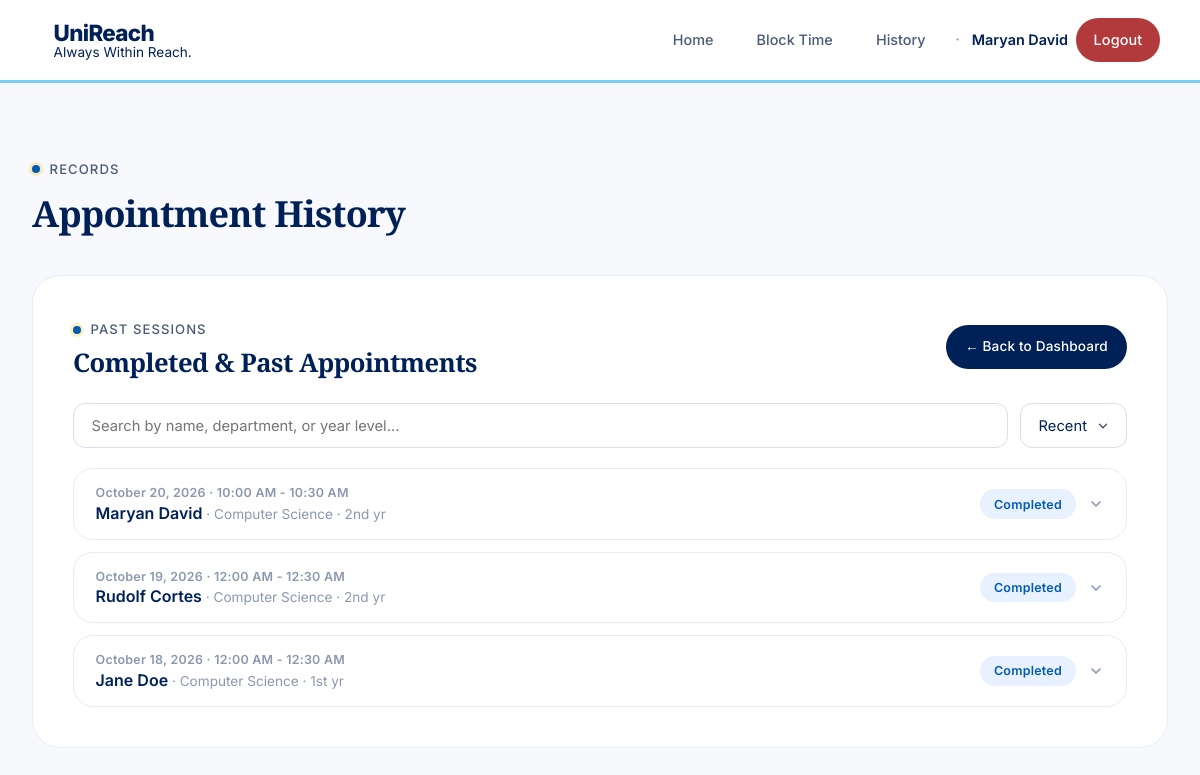
Before: /counselor/history (signed in) with the older database file.
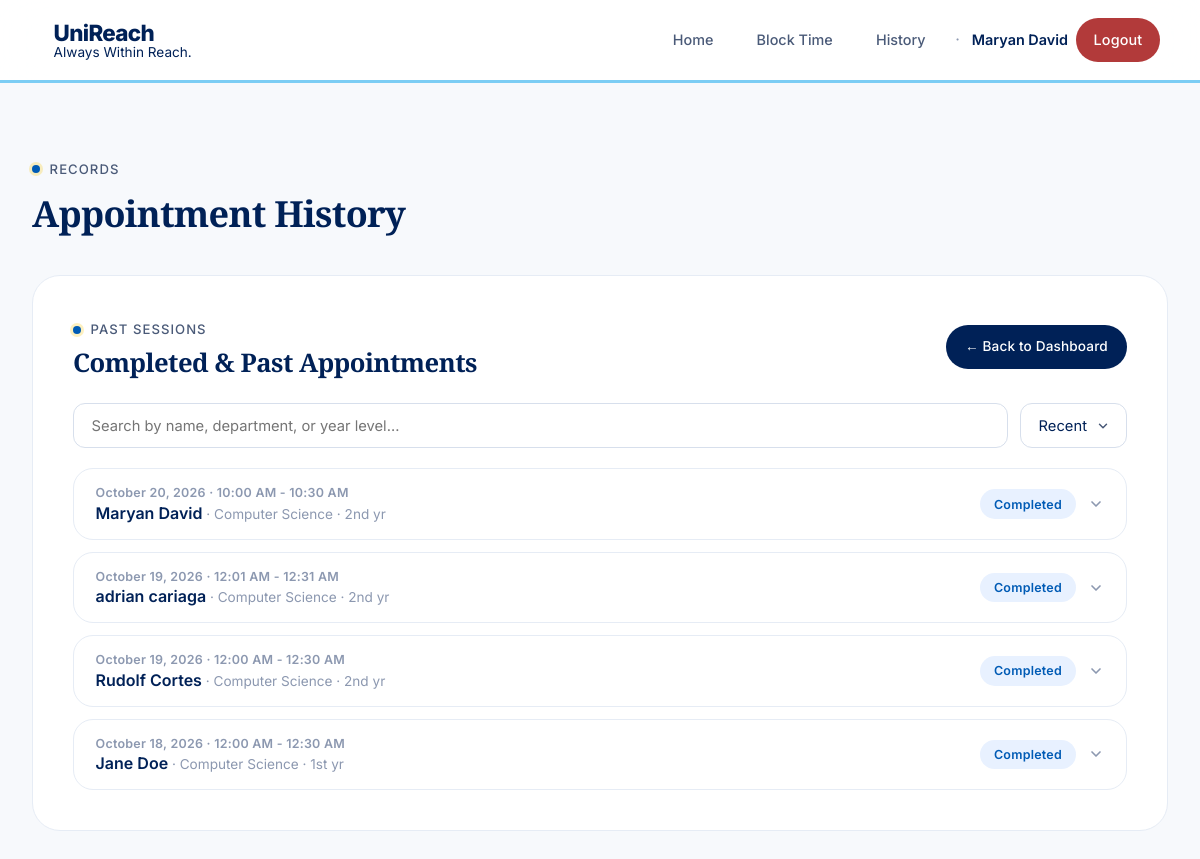
After: the same page with the newer database file.
### app.py (models this page shows, shortened)
class User(UserMixin, db.Model):
    id = db.Column(db.Integer, primary_key=True)
    username = db.Column(db.String(80), unique=True, nullable=False)
    email = db.Column(db.String(120), unique=True, nullable=False)
    password_hash = db.Column(db.String(256), nullable=False)
    role = db.Column(db.String(20), nullable=False)
    is_admin = db.Column(db.Boolean, default=False, nullable=False)
    full_name = db.Column(db.String(120), nullable=False)
    specialty = db.Column(db.String(120))
    student_id = db.Column(db.String(50))
    phone = db.Column(db.String(20))
    reset_token = db.Column(db.String(256))
    reset_token_expiry = db.Column(db.DateTime)
    @property
    def is_counselor(self):
        return self.role == 'counselor'

class Appointment(db.Model):
    id = db.Column(db.Integer, primary_key=True)
    counselor_id = db.Column(db.Integer, db.ForeignKey('user.id'), nullable=False)
    student_id = db.Column(db.Integer, db.ForeignKey('user.id'), nullable=True)
    date = db.Column(db.Date, nullable=False)
    start_time = db.Column(db.Time, nullable=False)
    end_time = db.Column(db.Time, nullable=False)
    purpose = db.Column(db.Text, nullable=False)
    status = db.Column(db.String(20), default='pending')
    notes = db.Column(db.Text)
    created_at = db.Column(db.DateTime, default=datetime.utcnow)
    first_name = db.Column(db.String(80))
    middle_name = db.Column(db.String(80))
    last_name = db.Column(db.String(80))
    birthday = db.Column(db.Date)
    section = db.Column(db.String(50))
    year_level = db.Column(db.String(50))
    department = db.Column(db.String(100))
    mood_rating = db.Column(db.String(20))
    mood_description = db.Column(db.String(200))
    contact_email = db.Column(db.String(120))
    contact_phone = db.Column(db.String(20))
    guest_student_id = db.Column(db.String(50))
    referred_by_id = db.Column(db.Integer, db.ForeignKey('user.id'), nullable=True)
    is_guest = db.Column(db.Boolean, default=False)
    session_summary = db.Column(db.Text)
    student = db.relationship('User', foreign_keys=[student_id], backref=db.backref('student_appointments', lazy=True))
    counselor = db.relationship('User', foreign_keys=[counselor_id], backref=db.backref('counselor_appointments', lazy=True))
    referred_by = db.relationship('User', foreign_keys=[referred_by_id], backref=db.backref('referrals', lazy=True))
    __table_args__ = (db.UniqueConstraint('counselor_id', 'date', 'start_time', name='_counselor_date_time_uc'),)
    @property
    def time_str(self):
        return f"{self.start_time.strftime('%I:%M %p')} - {self.end_time.strftime('%I:%M %p')}"
    @property
    def guest_full_name(self):
        parts = [p for p in [self.first_name, self.middle_name, self.last_name] if p]
        return ' '.join(parts) if parts else None
    @property
    def display_name(self):
        if self.is_guest:
            return self.guest_full_name or 'Guest Student'
        return self.student.full_name if self.student else 'Unknown'

### app.py (the view)
@app.route('/counselor/history')
@login_required
def counselor_history():
    if not current_user.is_counselor:
        abort(403)
    upcoming_ids = {a.id for a in upcoming_appointments_query(current_user.id).all()}
    all_appointments = Appointment.query.filter_by(
        counselor_id=current_user.id
    ).order_by(Appointment.date.desc(), Appointment.start_time.desc()).all()
    past_appointments = [a for a in all_appointments if a.id not in upcoming_ids]
    return render_template('counselor_history.html', appointments=past_appointments)

### app.py (called while the page is built)
@login_manager.user_loader
def load_user(user_id):
    return User.query.get(int(user_id))

def fmt_date_long(value):
    if value is None:
        return ''
    try:
        return value.strftime('%B') + ' ' + str(value.day) + ', ' + str(value.year)
    except Exception:
        return str(value)

def fmt_date_short(value):
    if value is None:
        return ''
    try:
        return value.strftime('%b') + ' ' + str(value.day)
    except Exception:
        return str(value)

def upcoming_appointments_query(counselor_id):
    today = datetime.now().date()
    return Appointment.query.filter_by(counselor_id=counselor_id).filter(
        db.or_(
            db.and_(
                Appointment.date >= today,
                Appointment.status != 'completed'
            ),
            db.and_(
                Appointment.referred_by_id.isnot(None),
                Appointment.status.in_(['pending', 'approved'])
            )
        )
    )

### templates/counselor_history.html (shortened to what this page needs)
{% extends "base.html" %}
{% block content %}
<div class="section-label" style="margin-bottom: 0.75rem;">Records</div>
<h2 style="font-size: 2.25rem; margin-bottom: 2.5rem; border: none; padding: 0;">Appointment History</h2>
<div class="card">
    <div style="display: flex; justify-content: space-between; align-items: center; margin-bottom: 1.5rem; flex-wrap: wrap; gap: 0.75rem;">
        <div>
            <div class="section-label" style="margin-bottom: 0.5rem;">Past Sessions</div>
            <h2 style="margin: 0; border: none; padding: 0; font-size: 1.6rem;">Completed &amp; Past Appointments</h2>
        </div>
        <a href="{{ url_for('counselor_dashboard') }}" class="btn btn-primary" style="padding: 0.7rem 1.2rem; font-size: 0.85rem;">
            ← Back to Dashboard
        </a>
    </div>
    {% if appointments %}
        <div class="history-controls">
            <input type="search" id="historySearch" class="history-search" autocomplete="off"
                   aria-label="Search appointment history"
                   placeholder="Search by name, department, or year level…">
            <select id="historySort" class="history-sort" aria-label="Sort appointment history">
                <option value="recent">Recent</option>
            </select>
        </div>
        <div class="history-list" id="historyList">
            {% for appt in appointments %}
                <div class="history-entry" data-search="{{ appt.display_name }} {{ appt.department or '' }} {{ appt.year_level or '' }}" data-sort="{{ appt.date.strftime('%Y%m%d') }}{{ appt.start_time.strftime('%H%M') }}">
                    <button type="button" class="history-head" data-history-toggle aria-expanded="false">
                        <div class="history-head-main">
                            <span class="history-date">{{ appt.date|fmt_long }} · {{ appt.time_str }}</span>
                            <span class="history-name">{{ appt.display_name }}{% if appt.department or appt.year_level %}<span class="history-sub"> · {% if appt.department %}{{ appt.department }}{% endif %}{% if appt.department and appt.year_level %} · {% endif %}{% if appt.year_level %}{{ appt.year_level }}{% endif %}</span>{% endif %}</span>
                        </div>
                        <div class="history-head-meta">
                            {% if appt.status == 'pending' %}
                                <span class="badge badge-pending">Pending</span>
                            {% elif appt.status == 'approved' %}
                                <span class="badge badge-approved">Approved</span>
                            {% elif appt.status == 'rejected' %}
                                <span class="badge badge-rejected">Rejected</span>
                            {% elif appt.status == 'completed' %}
                                <span class="badge badge-completed">Completed</span>
                            {% endif %}
                            <svg class="history-chevron" width="16" height="16" viewBox="0 0 24 24" fill="none" stroke="currentColor" stroke-width="2.5" stroke-linecap="round" stroke-linejoin="round"><polyline points="6 9 12 15 18 9"></polyline></svg>
                        </div>
                    </button>
                </div>
            {% endfor %}
        </div>
    {% else %}
        <div class="empty-state">
            <p>No past appointments yet.</p>
            <p style="margin-top: 0.5rem; font-size: 0.95rem;">Completed sessions and appointments whose date has passed will appear here.</p>
        </div>
    {% endif %}
</div>
{% endblock %}

### templates/base.html (shortened to what this page needs)
<!DOCTYPE html>
<html lang="en">
<head>
    <link rel="stylesheet" href="{{ url_for('static', filename='styles.css') }}">
</head>
<body>
    <nav class="navbar">
        <a href="{{ url_for('index') }}" class="brand" id="appTitle" title="{{ 'Press Ctrl+` to switch to Student access' if session.get('counselor_access') else 'Press Ctrl+` for Counselor access' }}">
            <div class="brand-text">
                <h1 class="brand-title">UniReach</h1>
                <span class="brand-subtitle">Always Within Reach.</span>
            </div>
        </a>
        <div class="nav-links">
            <a href="{{ url_for('index') }}">Home</a>
            {% if current_user.is_authenticated %}
                {% if current_user.is_counselor %}
                    {% if not current_user.is_admin %}
                        <a href="{{ url_for('block_time') }}">Block Time</a>
                        <a href="{{ url_for('counselor_history') }}">History</a>
                    {% endif %}
                {% elif current_user.is_teacher %}
                    <a href="{{ url_for('teacher_refer') }}">Refer Student</a>
                {% endif %}
                {% if not current_user.is_admin %}
                    <span class="nav-dot">·</span>
                {% endif %}
                <span class="nav-username">{{ current_user.full_name }}</span>
                <a href="{{ url_for('logout') }}" class="btn btn-danger btn-sm">Logout</a>
            {% else %}
                {% if session.get('counselor_access') %}
                    <a href="{{ url_for('login') }}">Counselor Login</a>
                {% else %}
                    <a href="{{ url_for('index') }}#counselors" class="btn btn-primary btn-sm">Set an Appointment</a>
                {% endif %}
            {% endif %}
        </div>
    </nav>
    <div class="container">
        {% block content %}{% endblock %}
    </div>
</body>
</html>

Changed rows visible on the page:
added Appointment: date|fmt_long "October 19, 2026", time_str "12:01 AM - 12:31 AM", display_name "adrian cariaga", department "Computer Science", year_level "2nd yr", status "Completed"
